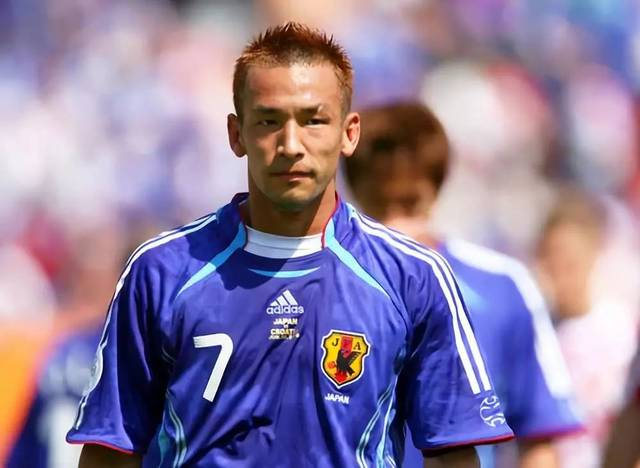
#> input picture CVtutor/resource/aa.jpeg, 640 x 468 px
$ python ObjectDetectionModule2.py
#> lines starting #> are read from the running program, lines starting #| are printed output that depends on the picture; after the words box and inside, x2 and y2 are one past the last pixel; in counts of white or black regions, pixels touching at a corner belong together
#> in main, img is the input picture: shape (468, 640, 3); mean B, G, R 159.4, 127.5, 144
import cv2

def findObject(img,objectCascade,  scaleF =  1.1, minN = 4    ):

#> called with scaleF = 1.1, minN = 4
    imgObjects = img.copy()
    imgGrey = cv2.cvtColor(img, cv2.COLOR_BGR2GRAY)
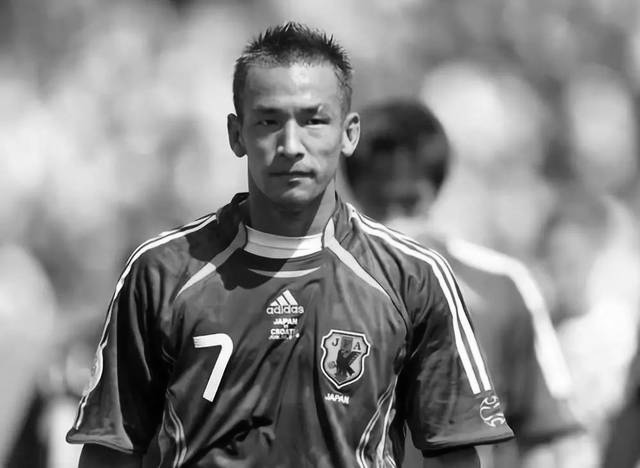
#> imgGrey: shape (468, 640); min 0, max 255, mean 136.1
    objects = objectCascade.detectMultiScale(imgGrey,   scaleF, minN  )
#> objects = [[224, 69, 135, 135]]
    objectsOut = []
    for(x,y,w,h) in objects:
        cv2.rectangle(imgObjects,(x,y),(x+w,y+h),(255,0,255),1)
        objectsOut.append( [ [x,y,w,h],w*h ])
#> this loop made 1 pass
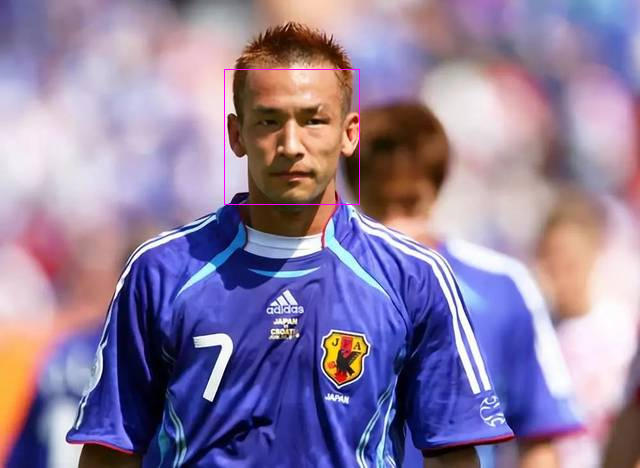
#> imgObjects: shape (468, 640, 3); 0.18% of pixels changed, all inside (x1, y1, x2, y2) = (224, 69, 360, 205)
#> after the loop, objectsOut = [[[224, 69, 135, 135], 18225]]

    objectsOut = sorted( objectsOut , key = lambda x:x[1], reverse= True )

    return imgObjects, objectsOut


def main():
    img = cv2.imread("../resource/aa.jpeg")
    faceCascade = cv2.CascadeClassifier("../resource/haarcascade_frontalface_default.xml")
    imgObjects, objects =  findObject(img , faceCascade)
#> objects = [[[224, 69, 135, 135], 18225]]
    cv2.imshow("Output",imgObjects)
    cv2.waitKey(0)


if __name__== "__main__":
    main()

# [15 lines of commented-out code are left out]
